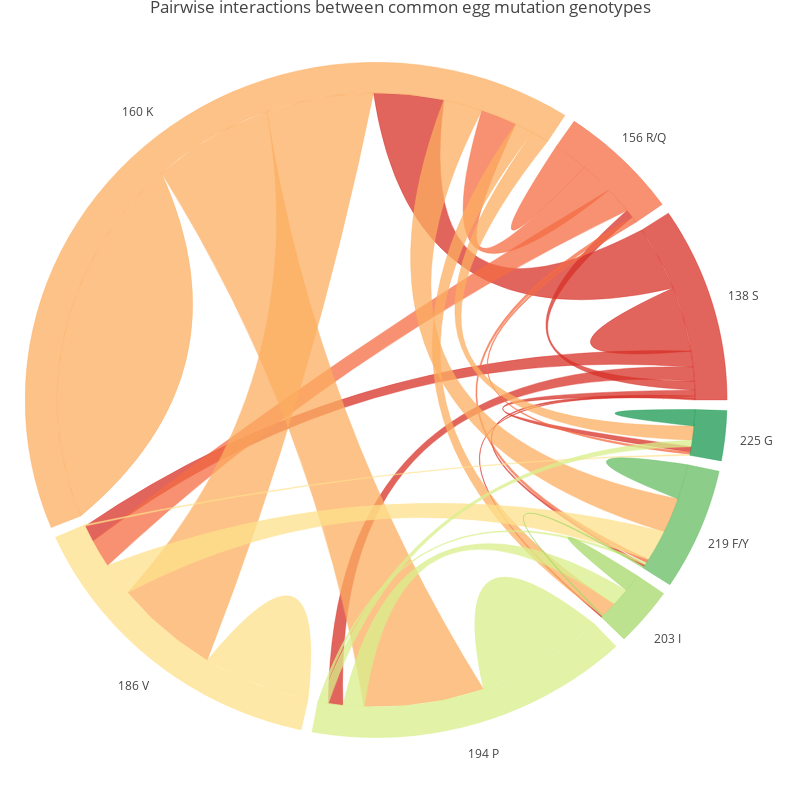

The cell this chart's notebook holds for it:
### Code cell
data = ideograms + ribbon_info
layout['shapes'] = shapes
layout['annotations'] = annotations
fig = go.Figure(data=data, layout=layout)
from plotly.offline import download_plotlyjs, init_notebook_mode,  iplot, plot
init_notebook_mode(connected=True)
iplot(fig)
